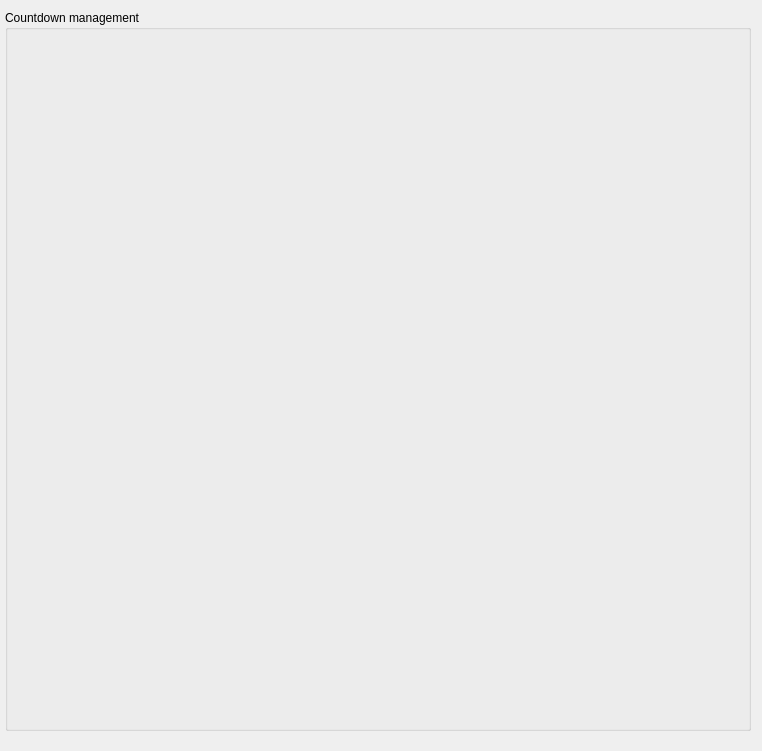
<?xml version="1.0" encoding="UTF-8"?>
<ui version="4.0">
 <class>DialogCountdownOutput</class>
 <widget class="QDialog" name="DialogCountdownOutput">
  <property name="geometry">
   <rect>
    <x>0</x>
    <y>0</y>
    <width>762</width>
    <height>751</height>
   </rect>
  </property>
  <property name="windowTitle">
   <string>Dialog</string>
  </property>
  <widget class="QGroupBox" name="groupBox">
   <property name="geometry">
    <rect>
     <x>5</x>
     <y>10</y>
     <width>746</width>
     <height>721</height>
    </rect>
   </property>
   <property name="title">
    <string>Countdown management</string>
   </property>
   <widget class="QWidget" name="verticalLayoutWidget">
    <property name="geometry">
     <rect>
      <x>10</x>
      <y>20</y>
      <width>726</width>
      <height>681</height>
     </rect>
    </property>
    <layout class="QVBoxLayout" name="verticalLayout">
     <property name="sizeConstraint">
      <enum>QLayout::SetNoConstraint</enum>
     </property>
    </layout>
   </widget>
  </widget>
 </widget>
 <resources/>
 <connections/>
</ui>
